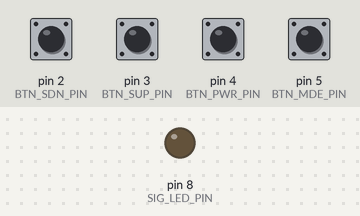
The sketch below on a simulated Arduino Uno, built with avr-gcc and run on an emulated ATmega328P. Shown: output pins drawn as LEDs (lit = HIGH). The test bench sets the inputs (shaded band); at power-on: pin 2 (BTN_SDN_PIN), pin 3 (BTN_SUP_PIN), pin 4 (BTN_PWR_PIN), pin 5 (BTN_MDE_PIN) HIGH. No radio packets arrive unless stated.

Above: at 1.2 s.
1.3 s: pin 2 (BTN_SDN_PIN) pulled LOW for 0.15 s
Timing chart, 0 to 4.3 s (numbered marks = the images above; inputs shaded):
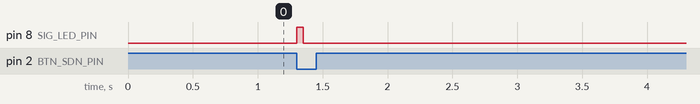

Measured:
- after the input at 1.3 s, pin 8 (SIG_LED_PIN): LOW → HIGH at once, → LOW 0.05 s later

The sketch:

radio_remote_final.ino
```cpp
// RADIO REMOTE (TRANSMITTER) BY CAM

#include  <SPI.h>             // SPI communication to radio transciever
#include  <nRF24L01.h>        // NRF20L01 radio transmitter board is what is being used here
#include  <RF24.h>            // RF24 library to simplify radio communication code

#define   CE_PIN         9    // The pin that connects to CE on the transciever (refer to electrical diagram)
#define   CSN_PIN        10   // The pin that connects to CSN on the transciever (refer to electrical diagram)
#define   SIG_LED_PIN    8    // Signal led pin, for showing signals were sent
#define   BTN_PWR_PIN    4    // The pull-up pin that represents the "standby" button for the remote
#define   BTN_MDE_PIN    5    // The pull-up pin that represents the "mode" button for the remote
#define   BTN_SUP_PIN    3    // The pull-up pin that represents the "setting up" button for the remote
#define   BTN_SDN_PIN    2    // The pull-up pin that represents the "setting down" button for the remote

int prvBtnSt[] = {0, 0, 0, 0};                         // Previous button states at the current tick
int curBtnSt[] = {0, 0, 0, 0};                         // Current button states at the current tick
const byte slaveAddress[5] = {'R','x','A','A','A'};    // The address for the radio transciever board
char msg[1] = "0";
RF24 radio(CE_PIN, CSN_PIN);                           // Initialize the radio object

void setup() {
  // Set up the buttons
  pinMode(BTN_PWR_PIN, INPUT_PULLUP);
  pinMode(BTN_MDE_PIN, INPUT_PULLUP);
  pinMode(BTN_SUP_PIN, INPUT_PULLUP);
  pinMode(BTN_SDN_PIN, INPUT_PULLUP);
  // Set up LED
  pinMode(SIG_LED_PIN, OUTPUT);
  // Set up the radio library
  radio.begin();
  radio.setDataRate(RF24_250KBPS);
  radio.setRetries(3,5); // delay, count
  radio.openWritingPipe(slaveAddress);
}

void loop() {
  // Update button states based on if the voltage at the button pins is low
  if (digitalRead(BTN_PWR_PIN) == LOW) curBtnSt[0] = 1; else curBtnSt[0] = 0;
  if (digitalRead(BTN_MDE_PIN) == LOW) curBtnSt[1] = 1; else curBtnSt[1] = 0;
  if (digitalRead(BTN_SUP_PIN) == LOW) curBtnSt[2] = 1; else curBtnSt[2] = 0;
  if (digitalRead(BTN_SDN_PIN) == LOW) curBtnSt[3] = 1; else curBtnSt[3] = 0;
  // Process button inputs for sending instructions via RF
  if (btnJustPressed(0)) setAndSend('0');
  else if (btnJustPressed(1)) setAndSend('1');
  else if (btnJustPressed(2)) setAndSend('2');
  else if (btnJustPressed(3)) setAndSend('3');
  // Set previous button state array so we can check if a button is 'just' pressed.
  for (int i=0; i<4; i++) prvBtnSt[i] = curBtnSt[i];
}

bool btnJustPressed(int i) {
  if (curBtnSt[i] == 1 && prvBtnSt[i] == 0) return true;     // if the states are different between current & previous (and current state is down)
  return false;                                              // the button isn't pressed in this tick
}

void flashSigLED(bool sucess) {  // flashes the signal LED (yellow) on the board when a signal is attempted.
  if (sucess == true) {
    digitalWrite(SIG_LED_PIN, HIGH);
    delay(50);
    digitalWrite(SIG_LED_PIN, LOW);
    return;
  }
  for (int c=0; c<10; c++) {
    digitalWrite(SIG_LED_PIN, HIGH);
    delay(10);
    digitalWrite(SIG_LED_PIN, LOW);
    delay(40);
  }
}

void setAndSend(char m) {
  msg[0] = m;
  send();
}

void send() {
  bool result = radio.write(&msg, sizeof(msg));
  if (result) flashSigLED(true);
  else flashSigLED(false);
}
```
